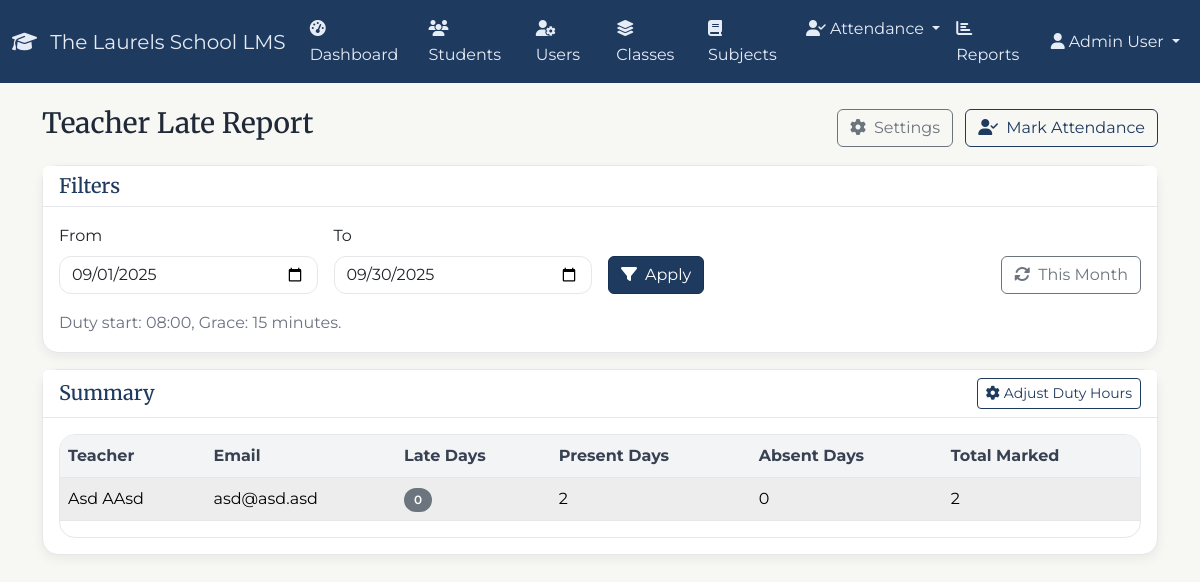
The app's page /admin/teacher_attendance_report.php (signed in) with its own data.
### tables this page shows
CREATE TABLE `attendance_settings` (
  `id` int(11) NOT NULL,
  `duty_start` time NOT NULL DEFAULT '08:00:00',
  `duty_end` time NOT NULL DEFAULT '14:00:00',
  `grace_minutes` int(11) NOT NULL DEFAULT 15,
  `early_grace_minutes` int(11) NOT NULL DEFAULT 15,
  `created_at` timestamp NOT NULL DEFAULT current_timestamp(),
  `updated_at` timestamp NOT NULL DEFAULT current_timestamp() ON UPDATE current_timestamp()
);

CREATE TABLE `users` (
  `id` int(11) NOT NULL,
  `first_name` varchar(50) NOT NULL,
  `last_name` varchar(50) NOT NULL,
  `email` varchar(100) NOT NULL,
  `password` varchar(255) NOT NULL,
  `role` enum('admin','teacher','student') NOT NULL,
  `status` enum('active','inactive','suspended') DEFAULT 'active',
  `created_at` timestamp NOT NULL DEFAULT current_timestamp(),
  `updated_at` timestamp NOT NULL DEFAULT current_timestamp() ON UPDATE current_timestamp()
);

### admin/teacher_attendance_report.php (the view, shortened to what this page needs)
<?php
$pdo = getDBConnection();
$settings = $pdo->query("SELECT duty_start, grace_minutes FROM attendance_settings WHERE id = 1")->fetch();
$dutyStart = $settings['duty_start'];
$graceMinutes = (int)$settings['grace_minutes'];
$from = $_GET['from'] ?? date('Y-m-01');
$to = $_GET['to'] ?? date('Y-m-t');
$params = [$from, $to];
$sql = "SELECT u.id, u.first_name, u.last_name, u.email,
        SUM(CASE WHEN ta.status = 'late' THEN 1 ELSE 0 END) AS late_days,
        SUM(CASE WHEN ta.status = 'present' THEN 1 ELSE 0 END) AS present_days,
        SUM(CASE WHEN ta.status = 'absent' THEN 1 ELSE 0 END) AS absent_days,
        COUNT(*) AS total_marked
        FROM users u
        LEFT JOIN teacher_attendance ta ON ta.teacher_id = u.id AND ta.attendance_date BETWEEN ? AND ?
        WHERE u.role = 'teacher' AND u.status <> 'suspended'
        GROUP BY u.id, u.first_name, u.last_name, u.email
        ORDER BY late_days DESC, u.first_name, u.last_name";
$rows = $pdo->prepare($sql);
$rows->execute($params);
$rows = $rows->fetchAll();
?>
<!DOCTYPE html>
<html lang="en">
<head>
    <link href="https://cdn.jsdelivr.net/npm/bootstrap@5.3.2/dist/css/bootstrap.min.css" rel="stylesheet">
    <link href="https://cdnjs.cloudflare.com/ajax/libs/font-awesome/6.4.0/css/all.min.css" rel="stylesheet">
    <link href="../assets/css/theme.css" rel="stylesheet">
</head>
<body>
<?php $active='attendance'; include __DIR__.'/partials/navbar.php'; ?>
<div class="container mt-4">
    <div class="d-flex justify-content-between align-items-center mb-3">
        <h1 class="h3">Teacher Late Report</h1>
        <div>
            <a href="attendance_settings.php" class="btn btn-outline-secondary me-2"><i class="fas fa-gear me-2"></i>Settings</a>
            <a href="teacher_attendance.php" class="btn btn-outline-primary"><i class="fas fa-user-check me-2"></i>Mark Attendance</a>
        </div>
    </div>
    <div class="card mb-3">
        <div class="card-header"><h5 class="mb-0">Filters</h5></div>
        <div class="card-body">
            <form method="GET" class="row g-3">
                <div class="col-md-3">
                    <label class="form-label">From</label>
                    <input type="date" name="from" class="form-control" value="<?php echo htmlspecialchars($from); ?>">
                </div>
                <div class="col-md-3">
                    <label class="form-label">To</label>
                    <input type="date" name="to" class="form-control" value="<?php echo htmlspecialchars($to); ?>">
                </div>
                <div class="col-md-3 align-self-end">
                    <button class="btn btn-primary"><i class="fas fa-filter me-2"></i>Apply</button>
                </div>
                <div class="col-md-3 align-self-end text-md-end">
                    <a href="teacher_attendance_report.php?from=<?php echo urlencode(date('Y-m-01')); ?>&to=<?php echo urlencode(date('Y-m-t')); ?>" class="btn btn-outline-secondary"><i class="fas fa-rotate me-2"></i>This Month</a>
                </div>
            </form>
            <p class="text-muted mt-3 mb-0">Duty start: <?php echo htmlspecialchars(substr($dutyStart,0,5)); ?>, Grace: <?php echo (int)$graceMinutes; ?> minutes.</p>
        </div>
    </div>
    <div class="card">
        <div class="card-header d-flex justify-content-between align-items-center">
            <h5 class="mb-0">Summary</h5>
            <a href="attendance_settings.php" class="btn btn-sm btn-outline-primary"><i class="fas fa-gear me-1"></i>Adjust Duty Hours</a>
        </div>
        <div class="card-body">
            <div class="table-responsive rounded-lg">
                <table class="table table-striped">
                    <thead>
                        <tr>
                            <th>Teacher</th>
                            <th>Email</th>
                            <th>Late Days</th>
                            <th>Present Days</th>
                            <th>Absent Days</th>
                            <th>Total Marked</th>
                        </tr>
                    </thead>
                    <tbody>
                        <?php if (!$rows): ?>
                            <tr><td colspan="6" class="text-center text-muted">No data for selected range.</td></tr>
                        <?php else: foreach ($rows as $r): ?>
                            <tr>
                                <td><?php echo htmlspecialchars($r['first_name'].' '.$r['last_name']); ?></td>
                                <td><?php echo htmlspecialchars($r['email']); ?></td>
                                <td><span class="badge <?php echo ((int)$r['late_days']>0)?'bg-warning':'bg-secondary'; ?>"><?php echo (int)$r['late_days']; ?></span></td>
                                <td><?php echo (int)$r['present_days']; ?></td>
                                <td><?php echo (int)$r['absent_days']; ?></td>
                                <td><?php echo (int)$r['total_marked']; ?></td>
                            </tr>
                        <?php endforeach; endif; ?>
                    </tbody>
                </table>
            </div>
        </div>
    </div>
</div>
</body>
</html>

### assets/css/theme.css (style rules this page uses)
:root { --color-navy: #1f3a5f; --color-navy-700: #163051; --color-green: #2a6f4e; --color-green-700: #225b40; --color-bg: #f7f7f4; --color-surface: #ffffff; --color-muted: #6b7280; --color-border: #e5e7eb; --radius-md: 12px; --radius-lg: 16px; --shadow-sm: 0 4px 12px rgba(0,0,0,0.06); --shadow-md: 0 8px 24px rgba(0,0,0,0.08); }
html, body { background: var(--color-bg); color: #1f2937; font-family: 'Montserrat', system-ui, -apple-system, Segoe UI, Roboto, Helvetica, Arial, 'Apple Color Emoji', 'Segoe UI Emoji', 'Segoe UI Symbol'; line-height: 1.6; }
h1, h2, h3, h4, h5, h6 { font-family: 'Merriweather', Georgia, 'Times New Roman', serif; color: var(--color-navy); }
.btn-primary { background: var(--color-navy); border-color: var(--color-navy-700); }
.btn-outline-primary { color: var(--color-navy); border-color: var(--color-navy); }
.card { border: 1px solid var(--color-border); border-radius: var(--radius-lg); box-shadow: var(--shadow-sm); background: var(--color-surface); }
.card-header { background: #fff; border-bottom: 1px solid var(--color-border); border-top-left-radius: var(--radius-lg); border-top-right-radius: var(--radius-lg); }
.table { border-color: var(--color-border); }
.table thead th { background: #f3f4f6; color: #374151; border-bottom: 1px solid var(--color-border); }
.table-striped > tbody > tr:nth-of-type(odd) > * { background-color: #fafafa; }
.badge { border-radius: 999px; padding: 6px 10px; font-weight: 600; }
.form-control, .form-select, textarea { border-radius: var(--radius-md); border-color: var(--color-border); background: #fff; }
.table-responsive { border-radius: var(--radius-lg); border: 1px solid var(--color-border); overflow: hidden; background: #fff; }
.rounded-lg { border-radius: var(--radius-lg) !important; }
.text-muted { color: var(--color-muted) !important; }
.container .h1, .container .h2, .container .h3, .container .h4 { margin-bottom: .5rem; }
a { color: var(--color-navy); }

### records on screen
attendance_settings: duty_start "08:00", grace_minutes "15"
users: first_name+last_name "Asd AAsd", email "asd@asd.asd", late_days "0", present_days "2", absent_days "0", total_marked "2"

### other values on screen
$_SESSION['user_name'] "Admin User"
